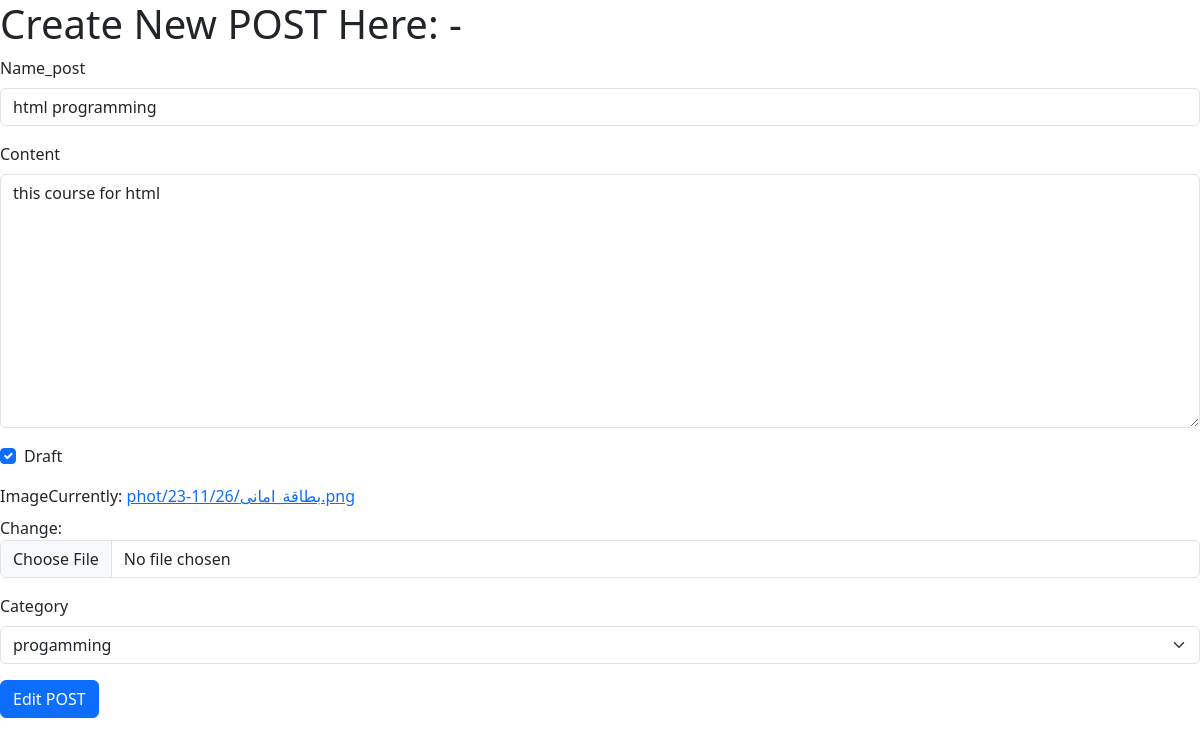
Screenshot of /update/1 with the database file from the repository.
### posts/models.py (models this page shows, shortened)
class Post(models.Model):
    title=models.CharField(max_length=100,verbose_name=_('name_post'))
    content=models.TextField(max_length=1000)
    draft=models.BooleanField(default=True)
    publish_date=models.DateTimeField(auto_now=True)
    author=models.ForeignKey(User,on_delete=models.CASCADE,related_name='post_author')
    image=models.ImageField(upload_to='phot/%y-%m/%d')
    tags = TaggableManager()
    category=models.ForeignKey('Category',on_delete=models.CASCADE,related_name='post_category')

### posts/views.py (the view)
# urls.py: path('update/<int:pk>',update_post),
def update_post(request,pk):
    post=Post.objects.get(id=pk)
    if request.method=='POST':
        form=PostForm(request.POST,request.FILES,instance=post)
        if form.is_valid():
            my_form=form.save(commit=False)
            my_form.author=request.user
            my_form.save()
            return redirect('/posts/')
    else:
        form=PostForm(instance=post)
    context={'form':form}
    return render(request,'posts/edit.html',context)

### posts/forms.py
class PostForm(forms.ModelForm):
    class Meta:
        model=Post
        fields='__all__'
        exclude=('author',)

### posts/models.py (called while the page is built)
    def __str__(self):
        return self.name

### posts/templates/posts/edit.html (shortened to what this page needs)
{% load django_bootstrap5 %}
<!doctype html>
<html lang="en">
  <head>
    <link href="https://cdn.jsdelivr.net/npm/bootstrap@5.3.2/dist/css/bootstrap.min.css" rel="stylesheet">
  </head>
  <body>
    <h1>      Create New POST Here: - </h1>
    <form method="POST" enctype="multipart/form-data">
    {% bootstrap_form form %}
    {% bootstrap_button button_type="submit" content="Edit POST" %}
    </form>
  </body>
</html>

### rows the page displays
Post: title "html programming", content "this course for html", draft "☑", category "progamming"
